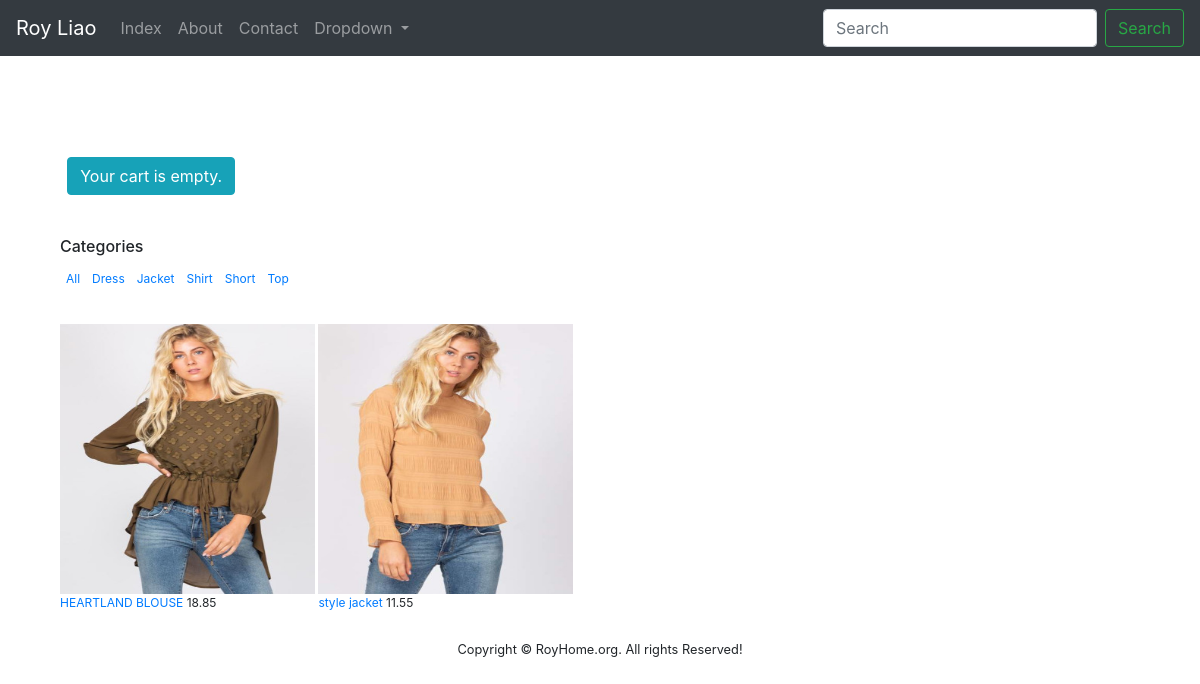
/list/1/, run on the app's committed database.
### pages/models.py (models this page shows, shortened)
class Category(models.Model):
    name = models.CharField(max_length=150, db_index=True)
    slug = models.SlugField(max_length=150, unique=True ,db_index=True)
    created_at = models.DateTimeField(auto_now_add=True)
    updated_at = models.DateTimeField(auto_now=True)
    class Meta:
        ordering = ('name', )
        verbose_name = 'category'
        verbose_name_plural = 'categories'
    def __str__(self):
        return self.name
    def get_absolute_url(self):
        return reverse('pages:category_select', kwargs={"pk":self.pk})

class Products(models.Model):
    SIZE_CHOICES = (
    ('Size', (
            ('small', 's'),
            ('medium', 'm'),
            ('large', 'l'),
            ('extr large', 'xl'),
        ),
    ),
    )
    COLOR_CHOICES = (
    ('color', (
            ('white', 'white'),
            ('blue', 'blue'),
            ('red', 'red'),
        )
    ),)
    category = models.ForeignKey(Category, blank=True, related_name='products', on_delete=models.CASCADE)
    p_code = models.CharField(max_length=50, unique=True)
    p_name = models.CharField(max_length=50)
    slug = models.SlugField(max_length=100, db_index=True, blank=True)
    description = models.TextField(max_length=1500)
    colour = models.CharField(max_length=100,choices=COLOR_CHOICES)
    size = models.CharField(max_length=100, choices=SIZE_CHOICES)
    price = models.DecimalField(decimal_places=2, max_digits=4, default=0)
    isf =  models.BooleanField(default=False)
    pic = models.ImageField(max_length=5000)
    sls = models.CharField(max_length=300, default=SIZE_CHOICES)
    slc = models.CharField(max_length=300)
    available = models.BooleanField(default=True)
    stock = models.PositiveIntegerField()
    created_at = models.DateTimeField(auto_now_add=True)
    updated_at = models.DateTimeField(auto_now=True)
    image = models.ImageField(upload_to='products/%Y/%m/%d', blank=True)
    class Meta:
        ordering = ('p_name', )
        index_together = (('id', 'slug'),)

### pages/views.py (the view)
# urls.py: url(r'^list/(?P<pk>[0-9]+)/$',views.category_select, name='category_select'),
def category_select(request, pk):
    cart=Cart(request)
    categories = Category.objects.all()
    category = get_object_or_404(Category, id=pk)
    print(category)
    sproduct=Products.objects.filter(category=category, available='True')
    context = {
        'categories': categories,
        'category': category,
        'products': sproduct,
        'cart':cart
    }
    return render(request, 'indexproduct.html', context)

### cart/cart.py (called while the page is built)
    def __len__(self):
        return sum(item['quantity'] for item in self.cart.values())

### pages/templates/indexproduct.html (shortened to what this page needs)
{% extends "base.html" %}
{% load static %}
{%block content%}
<div class="col-sm-3 col-sm-offset-1 blog-sidebar">
          <div class="sidebar-module">
            <h6>Categories</h6>
            <ol class="list-unstyled">
              <li style=" float: left;display: block;
  color: white;
  text-align: center;
  padding: 6px;
  text-decoration: none " {% if not category %} class="active"{% endif %}><a href='/list' ><span> All </span></a></li>
            {% for c in categories %}
              <li style=" float: left; display: block;
  color: white;
  text-align: center;
  padding: 6px;
  text-decoration: none" {% if category.slug == c.slug %} class="active"{% endif %}>
                  <a href="{{ c.get_absolute_url }}"> <span> {{ c.name }} </span> </a>
              </li>
            {% endfor %}
            </ol>
          </div>
</div>
<div class="container">
      {% for  all_products in products %}
      <div id=content">
        <span>
        <a href={% url 'pages:productdetail' all_products.id %}><image src="/media/{{all_products.pic}}" class="d-block w-15" width=255 height=270 alt="..."></image></a>
        </span><a href={% url 'pages:productdetail' all_products.id %}>{{all_products.p_name}}</a>	{{all_products.price}}
       </div>
       {% endfor %}
</div>
{% endblock %}

### pages/templates/indexproduct.html (style rules this page uses)
.container { font-size: 0; }
.container div { display: inline-block; font-size: 12px; margin-left: 0px; margin-top: 10px;marker-start: 0 }

### data on the page
Category: name "Dress"
Category: name "Jacket"
Category: name "Shirt"
Category: name "Short"
Category: name "Top"
Products: pic (picture), p_name "HEARTLAND BLOUSE", price "18.85"
Products: pic (picture), p_name "style jacket", price "11.55"
